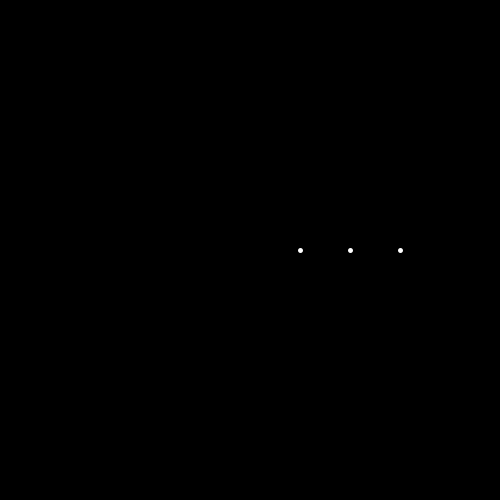
Frame 1 (no input)
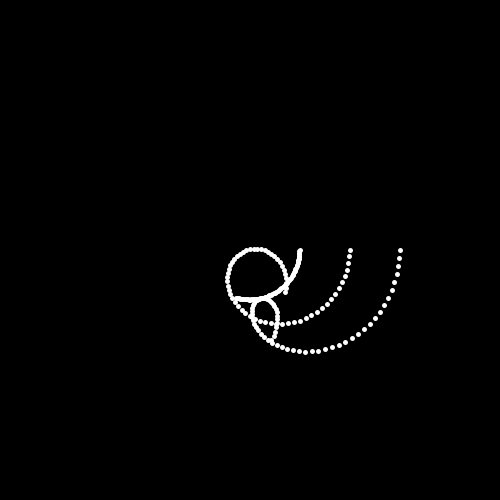
Frame 60 (the mouse pressed at the canvas centre just before this capture)
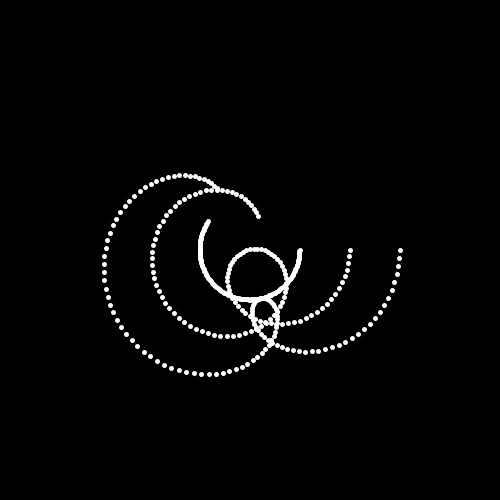
Frame 120 (the mouse held since frame 60 and released just before this capture)

The Processing sketch that drew these frames (run headless with seeded random() and noise(); from frame 60 on, the mouse is pressed at the canvas centre):

// Processing sketch: sketch46
// ── sketch46.pde
float R0 = 200;
float x0, y0, a0, da0=PI/100;
float xlist[], ylist[], alist[], rlist[]={50, 50, 50}, dalist[]={PI/100,PI/30, PI/100};

int N = 3;

void setup() {
  size(500, 500);
  
  colorMode(HSB, 360, 100, 100, 100);
  
  xlist = new float[N];
  ylist = new float[N];
  alist = new float[N];
  
  background(0);
}

void draw() {
  //background(0);
  
  translate(width/2, height/2);
  
  // move
  float xbias=0, ybias=0;
  for (int i=0; i<N; i++) {
    if (i==0);
    else {
      xbias = xlist[i-1];
      ybias = ylist[i-1];
    }
    xlist[i] = xbias + rlist[i] * cos(alist[i]);
    ylist[i] = ybias + rlist[i] * sin(alist[i]);
    alist[i] += dalist[i];
  }

  // draw
  stroke(360);
  strokeWeight(5);
  for (int i=0; i<N; i++) {
    // r to color
    //stroke(map(dist(0, 0, xlist[i], ylist[i]), 0, width/2, 0, 360), 100, 100, 100);
    // a to color
    //stroke(map(atan2(xlist[i], ylist[i]), -PI, PI, 0, 360), 100, 100, 100);
    point(xlist[i], ylist[i]);
  }
}



void keyPressed() {
  if (key==' ') {
    String filename = "" + year() + month() + day() + hour() + minute() + second();
    save("img/" + filename + ".png");
    //save("hoge.png");
    println("saved");
  }
}
